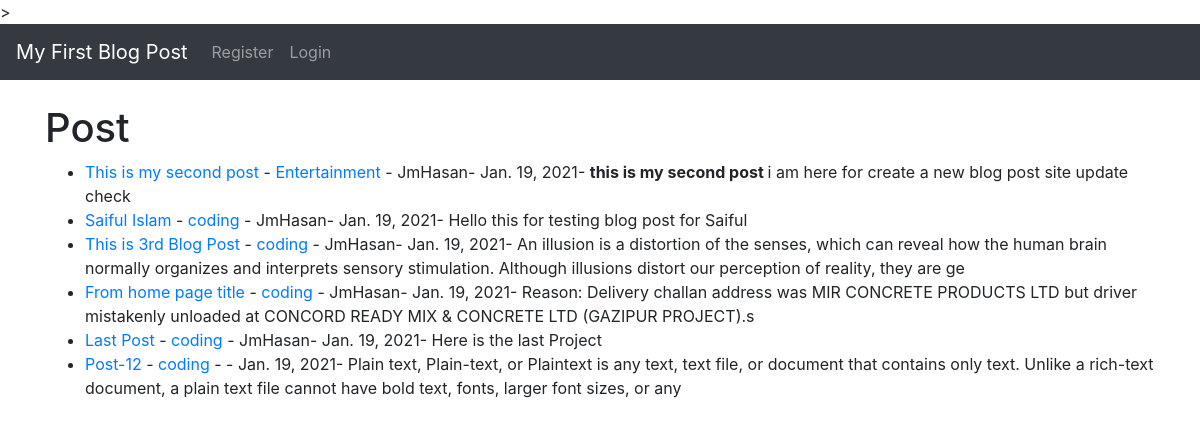
Before: / with the older database file.
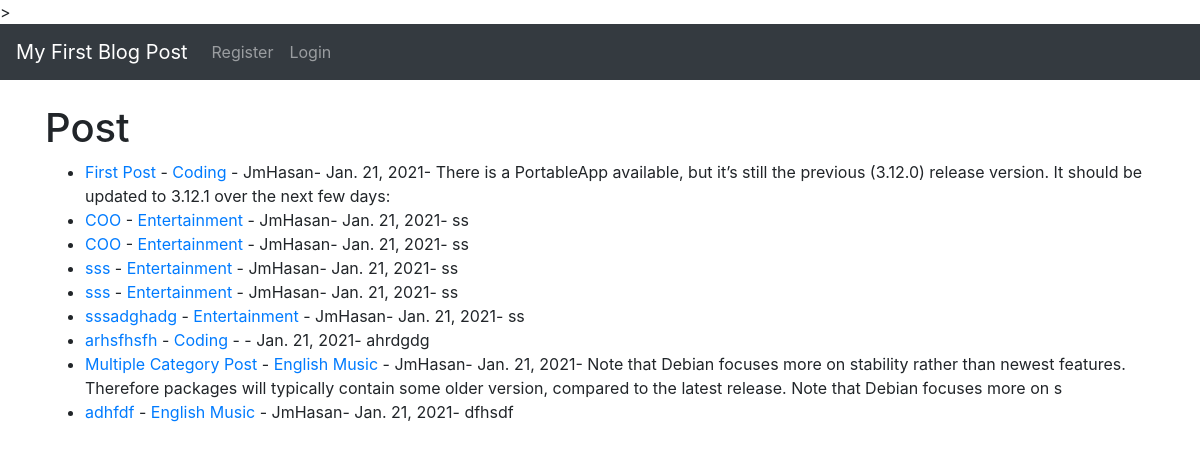
After: the same page with the newer database file.
### theblog/models.py (models this page shows, shortened)
class Post(models.Model):
    title = models.CharField(max_length=255)
    title_tag = models.CharField(max_length=255, default='My Blog')
    author = models.ForeignKey(User, on_delete=models.CASCADE)
    body = models.TextField()
    post_date = models.DateField(auto_now_add=True)
    category = models.CharField(max_length=255, default='coding')

### theblog/views.py (the view)
# urls.py: path('', HomeView.as_view(), name='home'),
class HomeView(ListView):
    model = Post
    template_name = 'home.html'
    ordering = ['-post_date']

### theblog/templates/home.html (shortened to what this page needs)
{% extends 'base.html' %}
{% block content %}
<h1>Post</h1>
<ul>
{% for post in object_list %}
    <li> <a href="{% url 'article-dtail' post.pk %}">{{post.title}} </a>-
        <a href="{% url 'category' post.category %}"> {{post.category}} </a>-
        {{post.author.first_name}}{{post.author.last_name}}-
        {{post.post_date}}-
    {{post.body|slice:":200"|safe}}</li>
{% endfor %}
</ul>
{% endblock %}

### theblog/templates/base.html (shortened to what this page needs)
<!doctype html>
<html lang="en">
  <head>
    <link rel="stylesheet" href="https://maxcdn.bootstrapcdn.com/bootstrap/4.0.0/css/bootstrap.min.css">
  </head>
  <body>
  >
  <nav class="navbar navbar-expand-lg navbar-dark bg-dark">
  <a class="navbar-brand" href="{% url 'home' %}">My First Blog Post </a>
  <div class="collapse navbar-collapse" id="navbarSupportedContent">
    <ul class="navbar-nav mr-auto">
      {% if user.is_authenticated %}
         <li class="nav-item">
          <a class="nav-link" href="{% url 'add_post' %}">Add Post</a>
        </li>
        <li class="nav-item">
          <a class="nav-link" href="{% url 'logout' %}">Logout</a>
        </li>
        <li class="nav-item">
          <a class="nav-link" href="{% url 'add_category' %}">Category</a>
        </li>
      {% else %}
        <li class="nav-item">
          <a class="nav-link" href="{% url 'register' %}">Register</a>
        </li>
        <li class="nav-item">
          <a class="nav-link" href="{% url 'login' %}">Login</a>
        </li>
      {% endif %}
    </ul>
  </div>
</nav>
  <br/>
  <div class="container">
       {% block content %}
       {% endblock %}
  </div>
  </body>
</html>

Changed rows visible on the page:
removed Post: title "This is my second post", category "Entertainment", author.first_name "Jm", author.last_name "Hasan", post_date "Jan. 19, 2021", body "this is my second post i am here for create a new blog post site update check"
removed Post: title "Saiful Islam", category "coding", author.first_name "Jm", author.last_name "Hasan", post_date "Jan. 19, 2021", body "Hello this for testing blog post for Saiful"
removed Post: title "This is 3rd Blog Post", category "coding", author.first_name "Jm", author.last_name "Hasan", post_date "Jan. 19, 2021", body "An illusion is a distortion of the senses, which can reveal how the human brain normally organizes and interprets sensory stimulation. Although illusions distort our perception of reality, they are ge"
removed Post: title "From home page title", category "coding", author.first_name "Jm", author.last_name "Hasan", post_date "Jan. 19, 2021", body "Reason: Delivery challan address was MIR CONCRETE PRODUCTS LTD but driver mistakenly unloaded at CONCORD READY MIX & CONCRETE LTD (GAZIPUR PROJECT).s"
removed Post: title "Last Post", category "coding", author.first_name "Jm", author.last_name "Hasan", post_date "Jan. 19, 2021", body "Here is the last Project"
removed Post: title "Post-12", category "coding", post_date "Jan. 19, 2021", body "Plain text, Plain-text, or Plaintext is any text, text file, or document that contains only text. Unlike a rich-text document, a plain text file cannot have bold text, fonts, larger font sizes, or any"
added Post: title "First Post", category "Coding", author.first_name "Jm", author.last_name "Hasan", post_date "Jan. 21, 2021", body "There is a PortableApp available, but it’s still the previous (3.12.0) release version. It should be updated to 3.12.1 over the next few days:"
added Post: title "COO", category "Entertainment", author.first_name "Jm", author.last_name "Hasan", post_date "Jan. 21, 2021", body "ss"
added Post: title "COO", category "Entertainment", author.first_name "Jm", author.last_name "Hasan", post_date "Jan. 21, 2021", body "ss"
added Post: title "sss", category "Entertainment", author.first_name "Jm", author.last_name "Hasan", post_date "Jan. 21, 2021", body "ss"
added Post: title "sss", category "Entertainment", author.first_name "Jm", author.last_name "Hasan", post_date "Jan. 21, 2021", body "ss"
added Post: title "sssadghadg", category "Entertainment", author.first_name "Jm", author.last_name "Hasan", post_date "Jan. 21, 2021", body "ss"
added Post: title "arhsfhsfh", category "Coding", post_date "Jan. 21, 2021", body "ahrdgdg"
added Post: title "Multiple Category Post", category "English Music", author.first_name "Jm", author.last_name "Hasan", post_date "Jan. 21, 2021", body "Note that Debian focuses more on stability rather than newest features. Therefore packages will typically contain some older version, compared to the latest release. Note that Debian focuses more on s"
added Post: title "adhfdf", category "English Music", author.first_name "Jm", author.last_name "Hasan", post_date "Jan. 21, 2021", body "dfhsdf"
